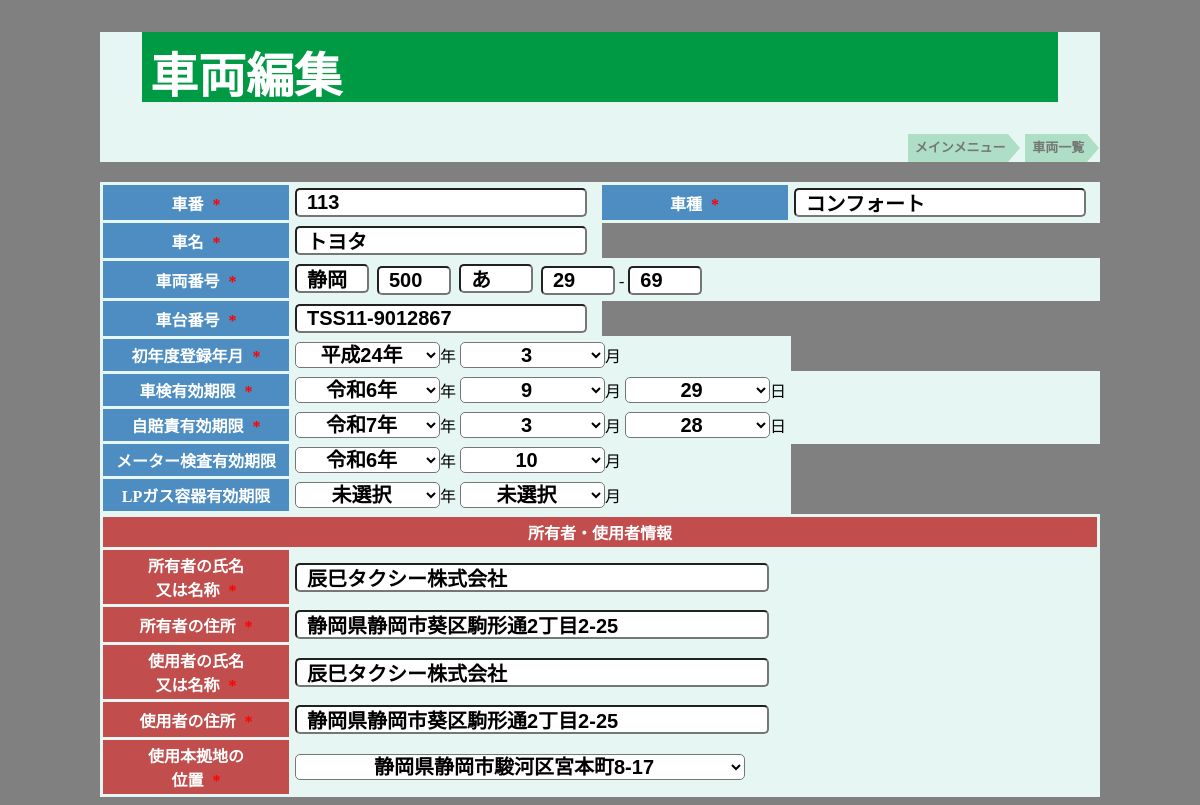
The app's page /vehicles/update.php?car_id=19 with its own data.
### tables this page shows
CREATE TABLE `vehicles` (
  `car_id` int(11) NOT NULL,
  `car_number_name` varchar(5) NOT NULL COMMENT '車番',
  `car_model` varchar(10) NOT NULL COMMENT '車種',
  `car_name` varchar(30) NOT NULL COMMENT '車名',
  `car_transpottaition` varchar(5) NOT NULL COMMENT '運輸支局',
  `car_classification_no` int(3) NOT NULL COMMENT '分類番号',
  `car_purpose` varchar(1) NOT NULL COMMENT '用途別',
  `car_number` varchar(5) NOT NULL COMMENT '番号',
  `car_chassis_number` varchar(20) NOT NULL COMMENT '車台番号',
  `first_registration_day` date NOT NULL COMMENT '初年度登録年月',
  `vehicle_inspection_day` date NOT NULL COMMENT '車検有効期限',
  `compulsory_automobile_day` date NOT NULL COMMENT '自賠責有効期限',
  `meter_inspection_day` date DEFAULT NULL COMMENT 'メーター検査',
  `lp_gas_day` date DEFAULT NULL COMMENT 'LPガス容器有効',
  `owner_name` varchar(20) NOT NULL COMMENT '所有者（名）',
  `owner_address` varchar(150) NOT NULL COMMENT '所有者住所',
  `user_name` varchar(20) NOT NULL COMMENT '使用者（名）',
  `user_address` varchar(150) NOT NULL COMMENT '使用者（住所）',
  `headquarters_address` int(1) NOT NULL COMMENT '本拠の位置',
  `vehicle_registrationday` datetime NOT NULL COMMENT '登録日',
  `vehicle_updateday` timestamp NOT NULL DEFAULT current_timestamp() ON UPDATE current_timestamp() COMMENT '更新日',
  `is_suspended` tinyint(1) NOT NULL DEFAULT 0
);

### vehicles/update.php (the view, shortened to what this page needs)
<?php
require '../common/config.php';
function splitDate($date) {
    return $date ? explode('-', $date) : ['', '', ''];
}
function convertToJapaneseEra($year) {
    $eras = [
        ['name' => '令和', 'start' => 2019],
        ['name' => '平成', 'start' => 1989],
    ];
    foreach ($eras as $era) {
        if ($year >= $era['start']) {
            $eraYear = $year - $era['start'] + 1;
            return $era['name'] . ($eraYear === 1 ? '元' : $eraYear) . '年';
        }
    }
    return $year;
}
function generateJapaneseYearOptions($startYear, $endYear, $selectedYear) {
    $options = '';
    for ($year = $startYear; $year <= $endYear; $year++) {
        $eraYear = convertToJapaneseEra($year);
        $selected = ($year == $selectedYear) ? 'selected' : '';
        $options .= "<option value=\"$year\" $selected>$eraYear</option>";
    }
    return $options;
}
if ($_SERVER['REQUEST_METHOD'] === 'GET' && isset($_GET['car_id'])) {
    $car_id = $_GET['car_id'];
    if (is_numeric($car_id)) {
        $car_id = intval($car_id);
    } else {
        exit('無効な車両IDです。');
    }
    $stmt = $pdoAccount->prepare('SELECT * FROM vehicles WHERE car_id = :car_id');
    $stmt->bindValue(':car_id', $car_id, PDO::PARAM_INT);
    $stmt->execute();
    $vehicle = $stmt->fetch(PDO::FETCH_ASSOC);
    list($first_registration_year, $first_registration_month, $first_registration_day) = splitDate($vehicle['first_registration_day'] ?? '');
    list($vehicle_inspection_year, $vehicle_inspection_month, $vehicle_inspection_day) = splitDate($vehicle['vehicle_inspection_day'] ?? '');
    list($compulsory_automobile_year, $compulsory_automobile_month, $compulsory_automobile_day) = splitDate($vehicle['compulsory_automobile_day'] ?? '');
    list($meter_inspection_year, $meter_inspection_month, $meter_inspection_day) = splitDate($vehicle['meter_inspection_day'] ?? '');
}
?>
<!DOCTYPE html>
<html lang="ja">
    <head>
        <link rel="stylesheet" href="register.css">
    </head>
    <header>
        <h1>車両編集</h1>
        <ol class="breadcrumb" itemscope itemtype="https://schema.org/BreadcrumbList">
            <li itemprop="itemListElement" itemscope itemtype="https://schema.org/ListItem">
                <a itemprop="item" href="../main_menu/index.php">
                    <span itemprop="name">メインメニュー</span>
                </a>
            </li>
            <li itemprop="itemListElement" itemscope itemtype="https://schema.org/ListItem">
                <a itemprop="item" href="list.php">
                    <span itemprop="name">車両一覧</span>
                </a>
            </li>
        </ol>
    </header>
    <body>
        <form action="update.php" method="POST">
            <div class="h-adr">
                <table class="first-table">
                    <tr>
                        <th>車番<span class="required"> *</span></th>
                        <td>
                            <input type="text" name="car_number_name" value="<?= htmlspecialchars($_POST['car_number_name'] ?? $vehicle['car_number_name'] ?? '', ENT_QUOTES, 'UTF-8'); ?>">
                        </td>
                        <th>車種<span class="required"> *</span></th>
                        <td>
                            <input type="text" name="car_model" value="<?= htmlspecialchars($_POST['car_model'] ?? $vehicle['car_model'] ?? '', ENT_QUOTES, 'UTF-8'); ?>">
                        </td>
                    </tr>
                    <tr>
                        <th>車名<span class="required"> *</span></th>
                        <td>
                            <input type="text" name="car_name" value="<?= htmlspecialchars($_POST['car_name'] ?? $vehicle['car_name'] ?? '', ENT_QUOTES, 'UTF-8'); ?>">
                        </td>
                    </tr>
                    <tr>
                        <th>車両番号<span class="required"> *</span></th>
                        <td colspan="3">
                            <input type="text" class="text small" name="car_transpottaition" value="<?= htmlspecialchars($_POST['car_transpottaition'] ?? $vehicle['car_transpottaition'] ?? '', ENT_QUOTES, 'UTF-8'); ?>">&nbsp;
                            <input type="text" class="text small" name="car_classification_no" value="<?= htmlspecialchars($_POST['car_classification_no'] ?? $vehicle['car_classification_no'] ?? '', ENT_QUOTES, 'UTF-8'); ?>">&nbsp;
                            <input type="text" class="text small" name="car_purpose" value="<?= htmlspecialchars($_POST['car_purpose'] ?? $vehicle['car_purpose'] ?? '', ENT_QUOTES, 'UTF-8'); ?>">&nbsp;
                            <?php
                                $car_number_parts = explode('-', $_POST['car_number'] ?? $vehicle['car_number'] ?? '');
                                $car_number01 = $car_number_parts[0] ?? '';
                                $car_number02 = $car_number_parts[1] ?? '';
                            ?>
                            <input type="text" class="text small" name="car_number01" value="<?= htmlspecialchars($_POST['car_number01'] ?? $car_number01, ENT_QUOTES, 'UTF-8'); ?>"> -
                            <input type="text" class="text small" name="car_number02" value="<?= htmlspecialchars($_POST['car_number02'] ?? $car_number02, ENT_QUOTES, 'UTF-8'); ?>">
                        </td>
                    </tr>
                    <tr>
                        <th>車台番号<span class="required"> *</span></th>
                        <td>
                            <input type="text" name="car_chassis_number" value="<?= htmlspecialchars($_POST['car_chassis_number'] ?? $vehicle['car_chassis_number'] ?? '', ENT_QUOTES, 'UTF-8'); ?>">
                        </td>
                    </tr>
                    <tr>
                        <th>初年度登録年月<span class="required"> *</span></th>
                        <td colspan="2">
                            <select name="first_registration_year">
                                <?= generateJapaneseYearOptions(1999, date("Y") + 1, $_POST['first_registration_year'] ?? $first_registration_year); ?>
                            </select>年
                            <select name="first_registration_month">
                                <?= generateMonthOptions($_POST['first_registration_month'] ?? $first_registration_month); ?>
                            </select>月
                        </td>
                    </tr>
                    <tr>
                        <th>車検有効期限<span class="required"> *</span></th>
                        <td colspan="3">
                            <select name="vehicle_inspection_year">
                                <?= generateJapaneseYearOptions(date("Y") - 3, date("Y") + 3, $vehicle_inspection_year); ?>
                            </select>年
                            <select name="vehicle_inspection_month">
                                <?= generateMonthOptions($vehicle_inspection_month); ?>
                            </select>月
                            <select name="vehicle_inspection_day">
                                <?= generateDayOptions($vehicle_inspection_day); ?>
                            </select>日
                        </td>
                    </tr>
                    <tr>
                        <th>自賠責有効期限<span class="required"> *</span></th>
                        <td colspan="3">
                            <select name="compulsory_automobile_year">
                                <?= generateJapaneseYearOptions(date("Y") - 2, date("Y") + 2, $compulsory_automobile_year); ?>
                            </select>年
                            <select name="compulsory_automobile_month">
                                <?= generateMonthOptions($compulsory_automobile_month); ?>
                            </select>月
                            <select name="compulsory_automobile_day">
                                <?= generateDayOptions($compulsory_automobile_day); ?>
                            </select>日
                        </td>
                    </tr>
                    <tr>
                        <th>メーター検査有効期限</th>
                        <td colspan="2">
                            <select name="meter_inspection_year">
                                <?php
                                    $currentYear = date("Y");
                                    $startYear = $currentYear - 1;
                                    $endYear = $currentYear + 1;
                                    $selected_meter_inspection_year = $_POST['meter_inspection_year'] ?? $meter_inspection_year;
                                    echo generateJapaneseYearOptions($startYear, $endYear, $selected_meter_inspection_year);
                                ?>
                            </select>年
                            <select name="meter_inspection_month">
                                <?php
                                    $selected_meter_inspection_month = $_POST['meter_inspection_month'] ?? $meter_inspection_month;
                                    echo generateMonthOptions($selected_meter_inspection_month);
                                ?>
                            </select>月
                        </td>
                    </tr>
                    <tr>
                        <th>LPガス容器有効期限</th>
                        <td colspan="2">
                            <select name="lp_gas_year">
                                <option value="">未選択</option>
                            </select>年
                            <select name="lp_gas_month">
                                <option value="">未選択</option>
                            </select>月
                        </td>
                    </tr>
                </table>
            </div>
            <div class="h-adr">
                <table class="second-table">
                    <tr>
                        <th colspan="2">所有者・使用者情報</th>
                    </tr>
                    <tr>
                        <th>所有者の氏名<br>又は名称<span class="required"> *</span></th>
                        <td colspan="2">
                            <input type="text" class="input large" name="owner_name" value="<?= htmlspecialchars($_POST['owner_name'] ?? $vehicle['owner_name'] ?? '', ENT_QUOTES, 'UTF-8'); ?>">
                        </td>
                    </tr>
                    <tr>
                        <th>所有者の住所<span class="required"> *</span></th>
                        <td colspan="2">
                            <input type="text" class="input large" name="owner_address" value="<?= htmlspecialchars($_POST['owner_address'] ?? $vehicle['owner_address'] ?? '', ENT_QUOTES, 'UTF-8'); ?>">
                        </td>
                    </tr>
                    <tr>
                        <th>使用者の氏名<br>又は名称<span class="required"> *</span></th>
                        <td colspan="2">
                            <input type="text" class="input large" name="user_name" value="<?= htmlspecialchars($_POST['user_name'] ?? $vehicle['user_name'] ?? '', ENT_QUOTES, 'UTF-8'); ?>">
                        </td>
                    </tr>
                    <tr>
                        <th>使用者の住所<span class="required"> *</span></th>
                        <td colspan="2">
                            <input type="text" class="input large" name="user_address" value="<?= htmlspecialchars($_POST['user_address'] ?? $vehicle['user_address'] ?? '', ENT_QUOTES, 'UTF-8'); ?>">
                        </td>
                    </tr>
                    <tr>
                        <th>使用本拠地の<br>位置<span class="required"> *</span></th>
                        <td>
                            <select name="headquarters_address" class="large-select">
                                <?= generateSelectOptions(HEADQUARTERS_ADDRESS, $_POST['headquarters_address'] ?? $vehicle['headquarters_address'] ?? ''); ?>
                            </select>
                        </td>
                    </tr>
                </table>
            </div>
        </form>
    </body>
</html>

### vehicles/register.css (style rules this page uses)
body { background-color: #808080; }
header, main, footer { max-width:1000px; margin:0 auto; background-color: #e6f6f3; }
h1 { font-size: 4vw; padding: 5px 8px; color: #fff; background: #094; margin-left: auto; margin-right: auto; width: 90%; height: 60px; }
.breadcrumb { margin: 0 0 20px 0; list-style: none; text-align: right; }
.breadcrumb li { position: relative; display: inline-block; list-style: none; font-weight: bold; margin-right: 0.8em; }
.breadcrumb li:after { content: ""; position: absolute; top: 0; left: 100%; border-style: solid; border-color: transparent; border-left-color: #aedfc6; border-width: 14px 12px; width: 0; height: 0; }
.breadcrumb li a { display: inline-block; padding: 0 3px 0 7px; height: 28px; line-height: 28px; text-decoration: none; color: #747772; background: #aedfc6; font-size: 13px; }
.required { color: red; font-weight: bold; margin-left: 5px; }
input { font-weight: bold; padding: 10px 10px; font-size: 20px; border-radius: 5px; color: #000; background-color: #FFF; height: 5px; }
input.small { width: 50px; }
input.large { width: 450px; }
select { font-weight: bold; font-size: 20px; border-radius: 5px; color: #000; background-color: #FFF; text-align: center; width: 145px; }
select.large-select { width: 450px; }
.first-table, .second-table, .third-table, .fourth-table { margin-left: auto; margin-right: auto; border-collapse: collapse; width: 100%; max-width: 1000px; }
.first-table td, .second-table td, .third-table td, .fourth-table td { border: 3px solid #e6f6f3; background-color: #e6f6f3; padding: 3px; }
.first-table th, .second-table th, .third-table th, .fourth-table th { border: 3px solid #e6f6f3; background-color: #4d8dc1; color: #fff; text-align: center; padding: 3px; width: 180px; height: 3px; }
.second-table th { background-color: #c14d4d; }

### records on screen
vehicles: car_number_name "113", car_model "コンフォート", car_name "トヨタ", car_transpottaition "静岡", car_classification_no "500", car_purpose "あ", car_number01 "29", car_number02 "69", car_chassis_number "TSS11-9012867", owner_name "辰巳タクシー株式会社", owner_address "静岡県静岡市葵区駒形通2丁目2-25", user_name "辰巳タクシー株式会社", user_address "静岡県静岡市葵区駒形通2丁目2-25", headquarters_address "静岡県静岡市駿河区宮本町8-17"

### other values on screen
form field first_registration_year "平成24年"
form field first_registration_month "3"
form field vehicle_inspection_year "令和6年"
form field vehicle_inspection_month "9"
form field vehicle_inspection_day "29"
form field compulsory_automobile_year "令和7年"
form field compulsory_automobile_month "3"
form field compulsory_automobile_day "28"
form field meter_inspection_year "令和6年"
form field meter_inspection_month "10"
